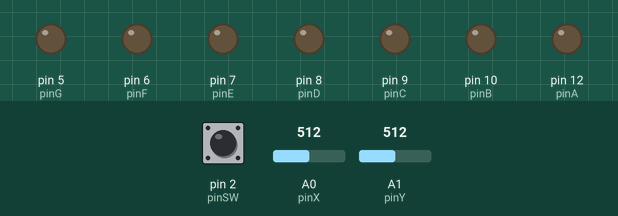
Simulated run of this sketch. Board: Arduino Uno, built with avr-gcc and run on an emulated ATmega328P. On the bench: output pins drawn as LEDs (lit = HIGH). The test bench sets the inputs (shaded band); at power-on: A0 (pinX) = 512, A1 (pinY) = 512, pin 2 (pinSW) HIGH. Pins used as bus, display or sensor lines are not drawn.

Above: at 1.2 s.
1.3 s: A0 (pinX) set to 410
2.8 s: A0 (pinX) set to 388
At 3.58 s:
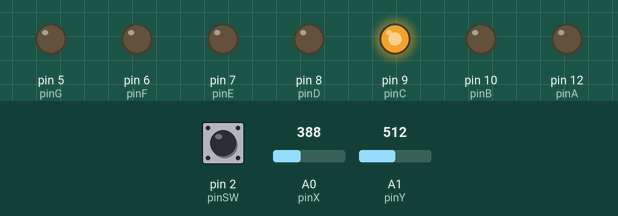
5.8 s: A1 (pinY) set to 610
8.8 s: pin 2 (pinSW) pulled LOW for 0.15 s
11.8 s: pin 2 (pinSW) pulled LOW for 1 s
Timing chart, 0 to 15.8 s (numbered marks = the images above; inputs shaded):
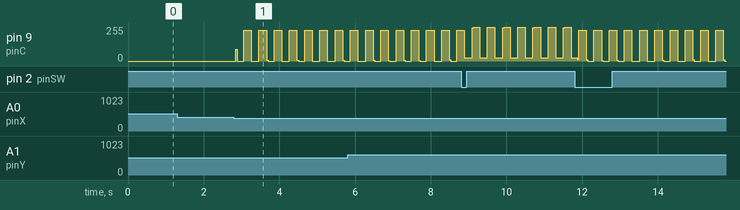

Measured:
- the behaviour switches between 400 and 399 on A0 (pinX) (found by bisection; images 0 and 1)
- after the input at 1.3 s, every drawn part: stays the same
- by itself, pin 9 (pinC): ramps from 230/255 to 0/255 and jumps back, once every 0.40 s

The sketch:

homework4.ino
```cpp
struct LedSegment {
  int pin;
  int ledState;
  LedSegment* topSegment;
  LedSegment* bottomSegment;
  LedSegment* leftSegment;
  LedSegment* rightSegment;

  LedSegment() = default;
  LedSegment(int pin)
    : pin(pin), ledState(LOW), topSegment(nullptr), bottomSegment(nullptr), leftSegment(nullptr), rightSegment(nullptr) {}

  void setSegments(LedSegment* top, LedSegment* bottom, LedSegment* left, LedSegment* right) {
    topSegment = top;
    bottomSegment = bottom;
    leftSegment = left;
    rightSegment = right;
  }
};

// declare all the joystick pins
const int pinSW = 2;  // digital pin connected to switch output
const int pinX = A0;  // A0 - analog pin connected to X output
const int pinY = A1;  // A1 - analog pin connected to Y output

// declare all the segments pins
const int pinA = 12;
const int pinB = 10;
const int pinC = 9;
const int pinD = 8;
const int pinE = 7;
const int pinF = 6;
const int pinG = 5;
const int pinDP = 4;

LedSegment aSegment(pinA);
LedSegment bSegment(pinB);
LedSegment cSegment(pinC);
LedSegment dSegment(pinD);
LedSegment eSegment(pinE);
LedSegment fSegment(pinF);
LedSegment gSegment(pinG);
LedSegment dpSegment(pinDP);
LedSegment* currentSegment;

byte swState = LOW;
byte lastSwState = HIGH;
int xValue = 0;
int yValue = 0;

bool joyMoved = false;
int minThreshold = 400;
int maxThreshold = 600;

int currentLedState = LOW;
const long ledBlinkInterval = 200;
long lastBlink = 0;

const unsigned int resetTime = 2000;
unsigned long lastResetTime = 0;

unsigned long lastDebounceTime = 0;
const unsigned int debounceDelay = 50;
volatile bool possiblePress = false;
volatile bool shouldStartCounter = false;
volatile bool possibleReset = false;
volatile bool startCounterForReset = false;

void setup() {
  // initialize all the pins
  initSegments();
  currentSegment = &dpSegment;

  pinMode(pinSW, INPUT_PULLUP);
  attachInterrupt(digitalPinToInterrupt(pinSW), handleInterrupt, FALLING);
}

void loop() {
  digitalWrite(currentSegment->pin, currentLedState);

  if (millis() - lastBlink > ledBlinkInterval) {
    currentLedState = !currentLedState;
    lastBlink = millis();
  }

  readJoystickAndMoveCurrentSegment();

  if (possiblePress) {
    readButton();
  }

  if (possibleReset) {
    checkForReset();
  }

  writeLedStates();
}

void handleInterrupt() {
  possiblePress = true;
  shouldStartCounter = true;
  possibleReset = true;
  startCounterForReset = true;
}

void initSegments() {
  aSegment.setSegments(nullptr, &gSegment, &fSegment, &bSegment);
  pinMode(aSegment.pin, OUTPUT);

  bSegment.setSegments(&aSegment, &gSegment, &fSegment, nullptr);
  pinMode(bSegment.pin, OUTPUT);

  cSegment.setSegments(&gSegment, &dSegment, &eSegment, &dpSegment);
  pinMode(cSegment.pin, OUTPUT);

  dSegment.setSegments(&gSegment, nullptr, &eSegment, &cSegment);
  pinMode(dSegment.pin, OUTPUT);

  eSegment.setSegments(&gSegment, &dSegment, nullptr, &cSegment);
  pinMode(eSegment.pin, OUTPUT);

  fSegment.setSegments(&aSegment, &gSegment, nullptr, &bSegment);
  pinMode(fSegment.pin, OUTPUT);

  gSegment.setSegments(&aSegment, &dSegment, nullptr, nullptr);
  pinMode(gSegment.pin, OUTPUT);

  dpSegment.setSegments(nullptr, nullptr, &cSegment, nullptr);
  pinMode(dpSegment.pin, OUTPUT);
}

void writeLedStates() {
  digitalWrite(aSegment.pin, aSegment.ledState);
  digitalWrite(bSegment.pin, bSegment.ledState);
  digitalWrite(cSegment.pin, cSegment.ledState);
  digitalWrite(dSegment.pin, dSegment.ledState);
  digitalWrite(eSegment.pin, eSegment.ledState);
  digitalWrite(fSegment.pin, fSegment.ledState);
  digitalWrite(gSegment.pin, gSegment.ledState);
  digitalWrite(dpSegment.pin, dpSegment.ledState);
}

void readJoystickAndMoveCurrentSegment() {
  xValue = analogRead(pinX);
  yValue = analogRead(pinY);

  if (xValue < minThreshold && joyMoved == false) {

    if (currentSegment->leftSegment != nullptr) {
      currentSegment = currentSegment->leftSegment;
    }
    joyMoved = true;
  }
  if (xValue > maxThreshold && joyMoved == false) {
    if (currentSegment->rightSegment != nullptr) {
      currentSegment = currentSegment->rightSegment;
    }
    joyMoved = true;
  }

  if (yValue < minThreshold && joyMoved == false) {

    if (currentSegment->bottomSegment != nullptr) {
      currentSegment = currentSegment->bottomSegment;
    }
    joyMoved = true;
  }
  if (yValue > maxThreshold && joyMoved == false) {
    if (currentSegment->topSegment != nullptr) {
      currentSegment = currentSegment->topSegment;
    }
    joyMoved = true;
  }

  if (xValue >= minThreshold && xValue <= maxThreshold && yValue >= minThreshold && yValue <= maxThreshold) {
    joyMoved = false;
  }
}

void readButton() {
  if (shouldStartCounter) {
    lastDebounceTime = millis();
    shouldStartCounter = false;
  }

  if (millis() - lastDebounceTime > debounceDelay) {
    swState = digitalRead(pinSW);
    if (swState != lastSwState && swState == LOW) {
      currentSegment->ledState = !currentSegment->ledState;
    }
    possiblePress = false;
  }
}

void checkForReset() {
  if (startCounterForReset) {
    lastResetTime = millis();
    startCounterForReset = false;
  }
  swState = digitalRead(pinSW);

  if (swState != lastSwState && swState == LOW) {
    if (millis() - lastResetTime > resetTime) {
      resetSegments();
      possibleReset = false;
    }
  } else {
    possibleReset = false;
  }
}

void resetSegments() {
  aSegment.ledState = LOW;
  bSegment.ledState = LOW;
  cSegment.ledState = LOW;
  dSegment.ledState = LOW;
  eSegment.ledState = LOW;
  fSegment.ledState = LOW;
  gSegment.ledState = LOW;
  dpSegment.ledState = LOW;
}
```
